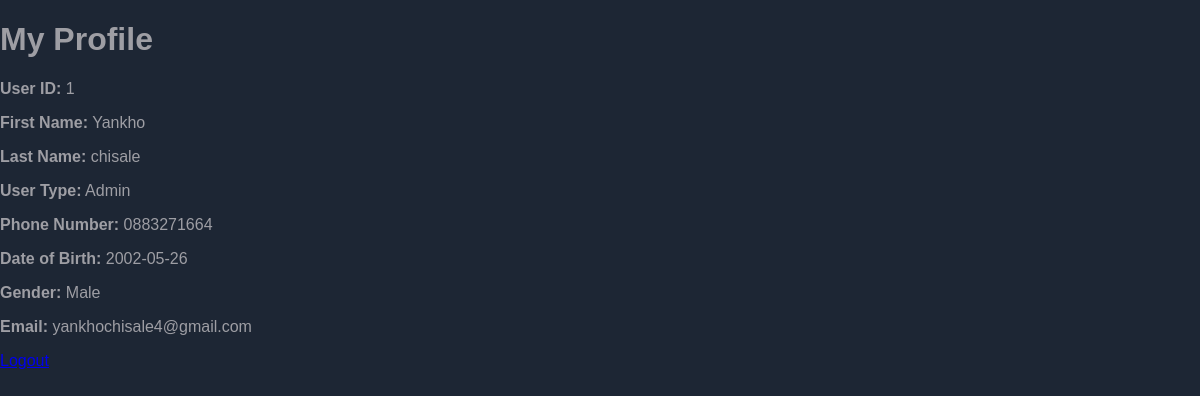
The app's page /admin/admin_profile1.php (signed in) with its own data.
### tables this page shows
CREATE TABLE IF NOT EXISTS `users` (
  `user_id` int NOT NULL AUTO_INCREMENT,
  `first_name` varchar(50) DEFAULT NULL,
  `last_name` varchar(50) DEFAULT NULL,
  `user_type` varchar(20) DEFAULT NULL,
  `phone_number` varchar(20) DEFAULT NULL,
  `date_of_birth` date DEFAULT NULL,
  `gender` varchar(7) NOT NULL,
  `email` varchar(255) NOT NULL,
  `pass_word` varchar(255) NOT NULL,
  PRIMARY KEY (`user_id`)
);

### admin/admin_profile1.php (the view, shortened to what this page needs)
<?php
require_once("db_connection.php");
$user_id = $_SESSION['user_id'];
$sql = "SELECT * FROM users WHERE user_id = ?";
$stmt = $conn->prepare($sql);
$stmt->bind_param("i", $user_id);
$stmt->execute();
$result = $stmt->get_result();
if ($result->num_rows > 0) {
    $user = $result->fetch_assoc();
} else {
    echo "Error: User not found.";
    exit();
}
?>
<!DOCTYPE html>
<html lang="en">
<head>
    <link rel="stylesheet" href="styles.css">
</head>
<body>
    <div class="container">
        <h1>My Profile</h1>
        <div class="profile-details">
            <p><strong>User ID:</strong> <?php echo $user['user_id']; ?></p>
            <p><strong>First Name:</strong> <?php echo $user['first_name']; ?></p>
            <p><strong>Last Name:</strong> <?php echo $user['last_name']; ?></p>
            <p><strong>User Type:</strong> <?php echo $user['user_type']; ?></p>
            <p><strong>Phone Number:</strong> <?php echo $user['phone_number']; ?></p>
            <p><strong>Date of Birth:</strong> <?php echo $user['date_of_birth']; ?></p>
            <p><strong>Gender:</strong> <?php echo $user['gender']; ?></p>
            <p><strong>Email:</strong> <?php echo $user['email']; ?></p>
        </div>
        <a href="logout.php">Logout</a>
    </div>
</body>
</html>

### admin/css/styles.css (style rules this page uses)
body { margin: 0; padding: 0; background-color: #1d2634; color: #9e9ea4; font-family: 'Montserrat', sans-serif; }

### records on screen
users: user_id "1", first_name "Yankho", last_name "chisale", user_type "Admin", phone_number "0883271664", date_of_birth "2002-05-26", gender "Male", email "yankhochisale4@gmail.com"
